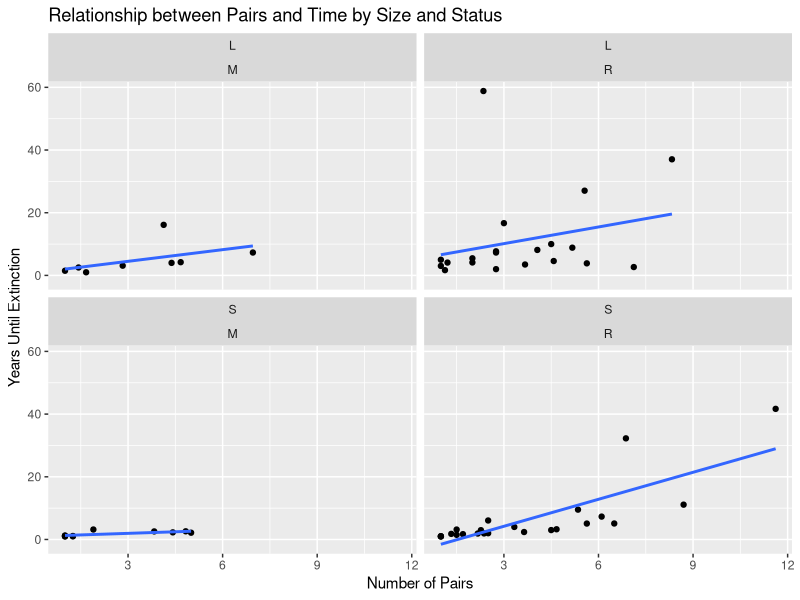

The R script that drew this image:
## ---- chunk 1
library(ggplot2)
library(dplyr)
library(tidyr)

data <- read.csv("data.csv")

# Create the scatterplot
my_plot <- ggplot(data, aes(x=Pairs, y=Time)) +
  geom_point() +
  facet_wrap(~ Size + Status, nrow=2) +
  geom_smooth(method="lm", se=FALSE)

# Add axis labels and a title
my_plot + xlab("Number of Pairs") + ylab("Years Until Extinction") +
  ggtitle("Relationship between Pairs and Time by Size and Status")
## ---- chunk 2
r_squared <- data %>% 
  group_by(Size, Status) %>% 
  do(model = lm(Time ~ Pairs, data = .)) %>% 
  summarise(
    intercept = coef(model)[1],
    slope = coef(model)[2],
    adj_r_squared = summary(model)$adj.r.squared,
    combination = paste(Size, Status, sep = "_")
  )

# Print R-squared values
print(r_squared)
